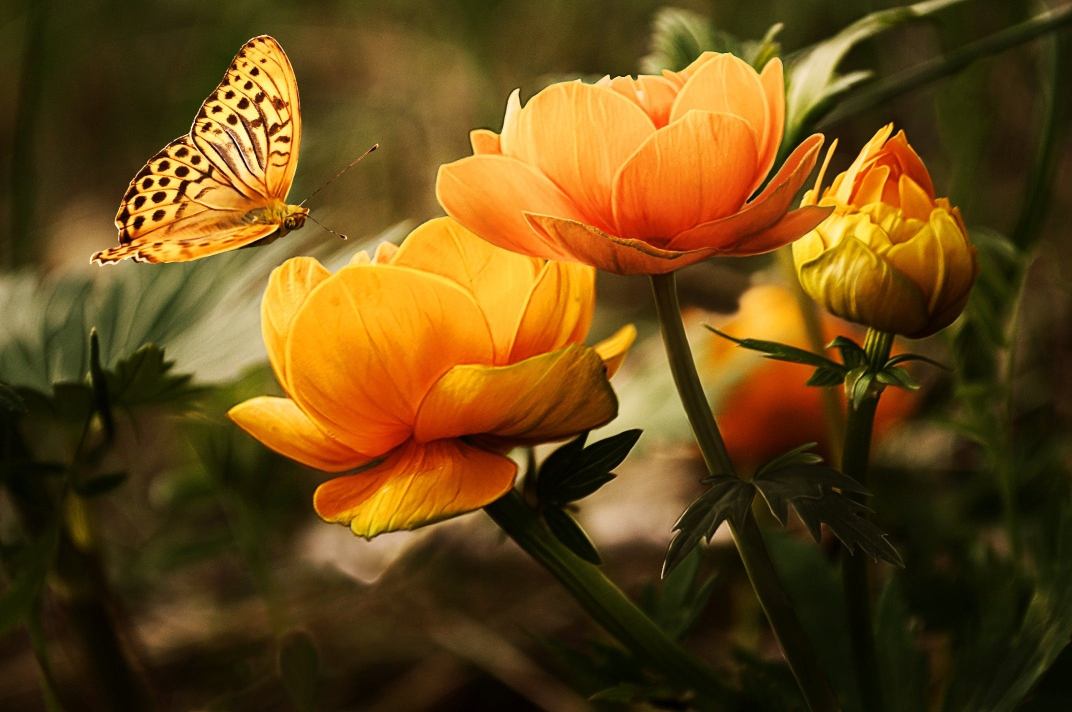
#> input picture flower1.jpg, 2144 x 1424 px, found by its file name (shown at 1/2 size)
$ python 'cvt into gray scale.py'
#> lines starting #> are read from the running program, lines starting #| are printed output that depends on the picture
import cv2
import matplotlib.pyplot as plt
img=cv2.imread("A:\\Apps\\anaconda\\spyder\\DIP lab preparation\\flower1.jpg")
#> img is the input picture: shape (1424, 2144, 3); mean B, G, R 22.1, 71.6, 101.7
img=cv2.cvtColor(img,cv2.COLOR_BGR2RGB)
gray=cv2.cvtColor(img,cv2.COLOR_BGR2GRAY)
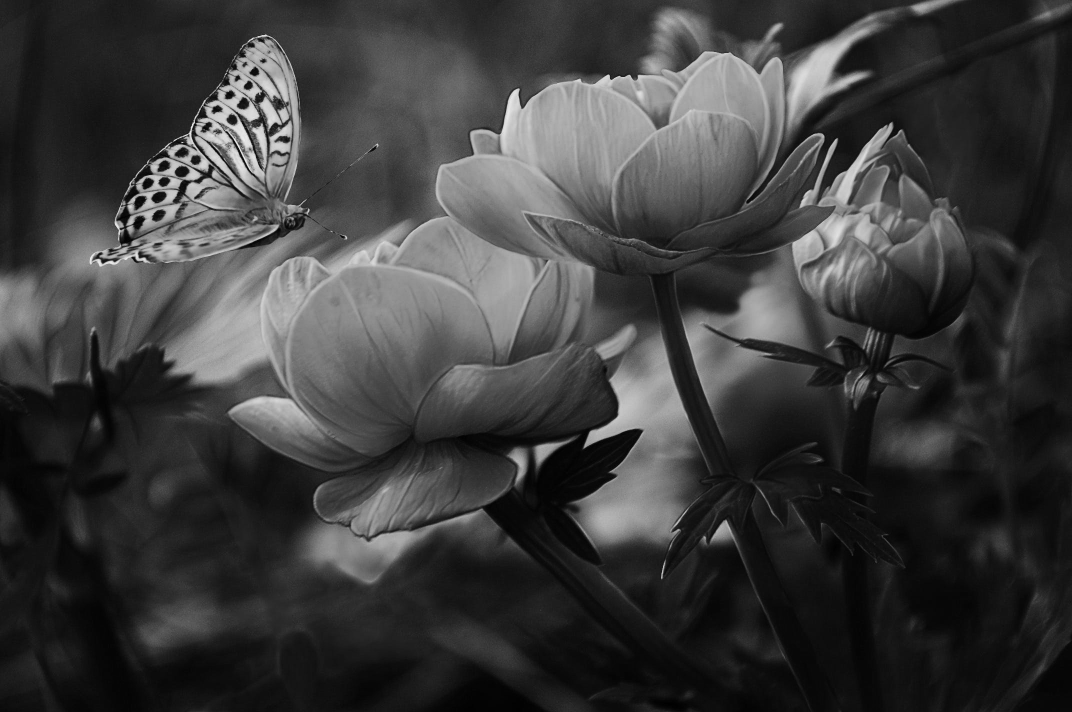
#> gray: shape (1424, 2144) (shown at 1/2 size); min 0, max 248, mean 60.3
plt.subplot(221),plt.imshow(img),plt.title("Color Image"),plt.axis('off')
plt.subplot(222),plt.imshow(gray),plt.title("Gray Image"),plt.axis('off')
#Averaging method
dim=img.shape
#> dim = (1424, 2144, 3)
h=img.shape[0]
#> h = 1424
w=img.shape[1]
#> w = 2144
ch=img.shape[2]
#> ch = 3
print("Dimensions: ",dim)
#| Dimensions:  (1424, 2144, 3)
print("Height: ",h)
#| Height:  1424
print("Width: ",w)
#| Width:  2144
print("Channels: ",ch)
#| Channels:  3
for i in range(h):
    for j in range(w):
        img[i,j]=sum(img[i,j])*0.33
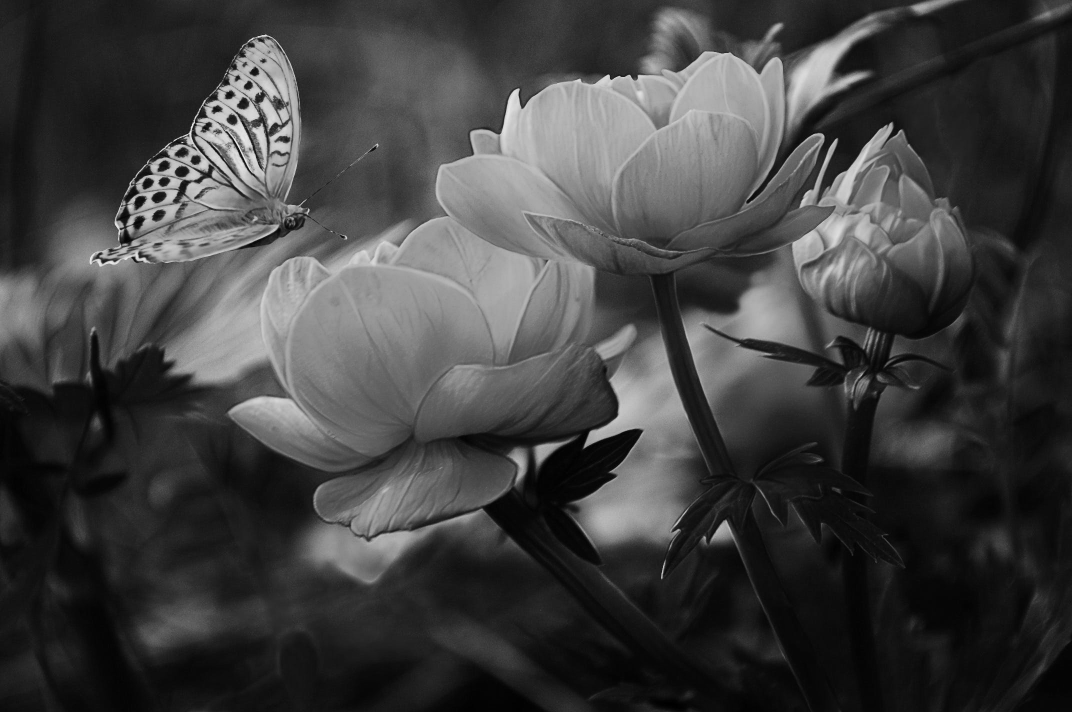
#> img: shape (1424, 2144, 3) (shown at 1/2 size); min 0, max 244, mean 64
cv2.imshow("Gray Scale Image: ",img)
cv2.waitKey()
cv2.destroyAllWindows()
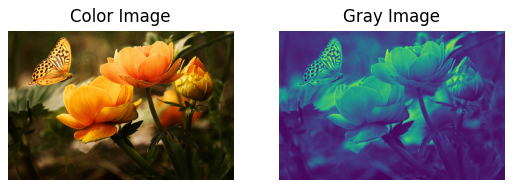
#> figure drawn by matplotlib, 2 panels
